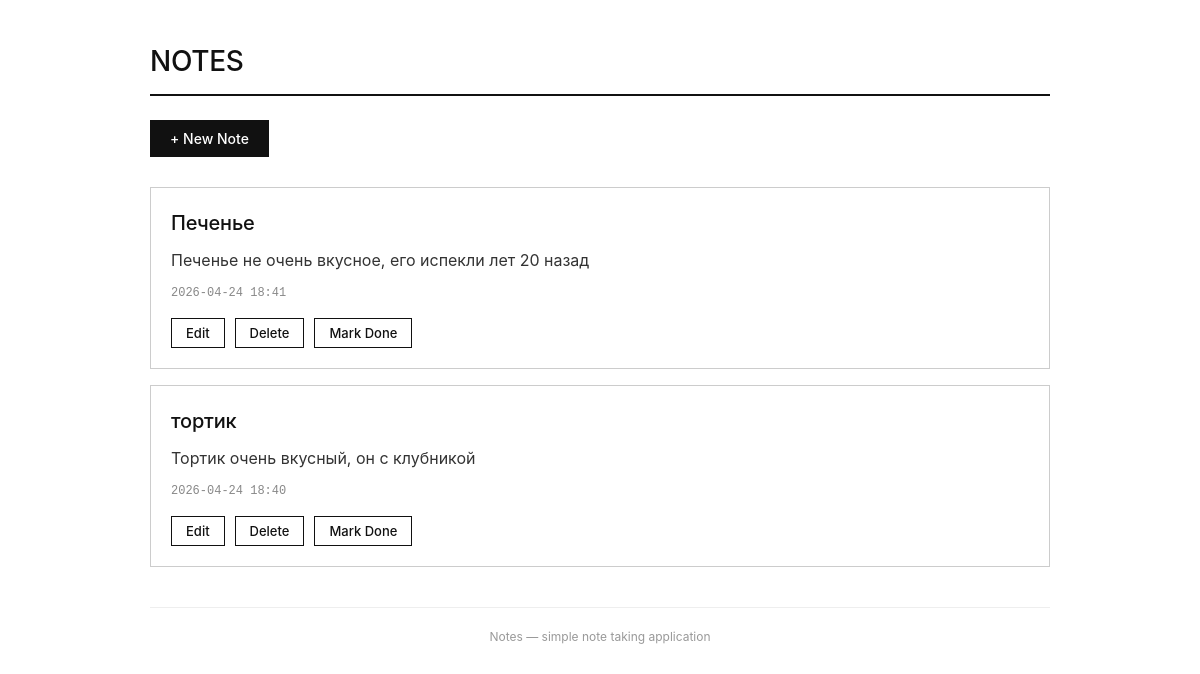
Before: / with the older database file.
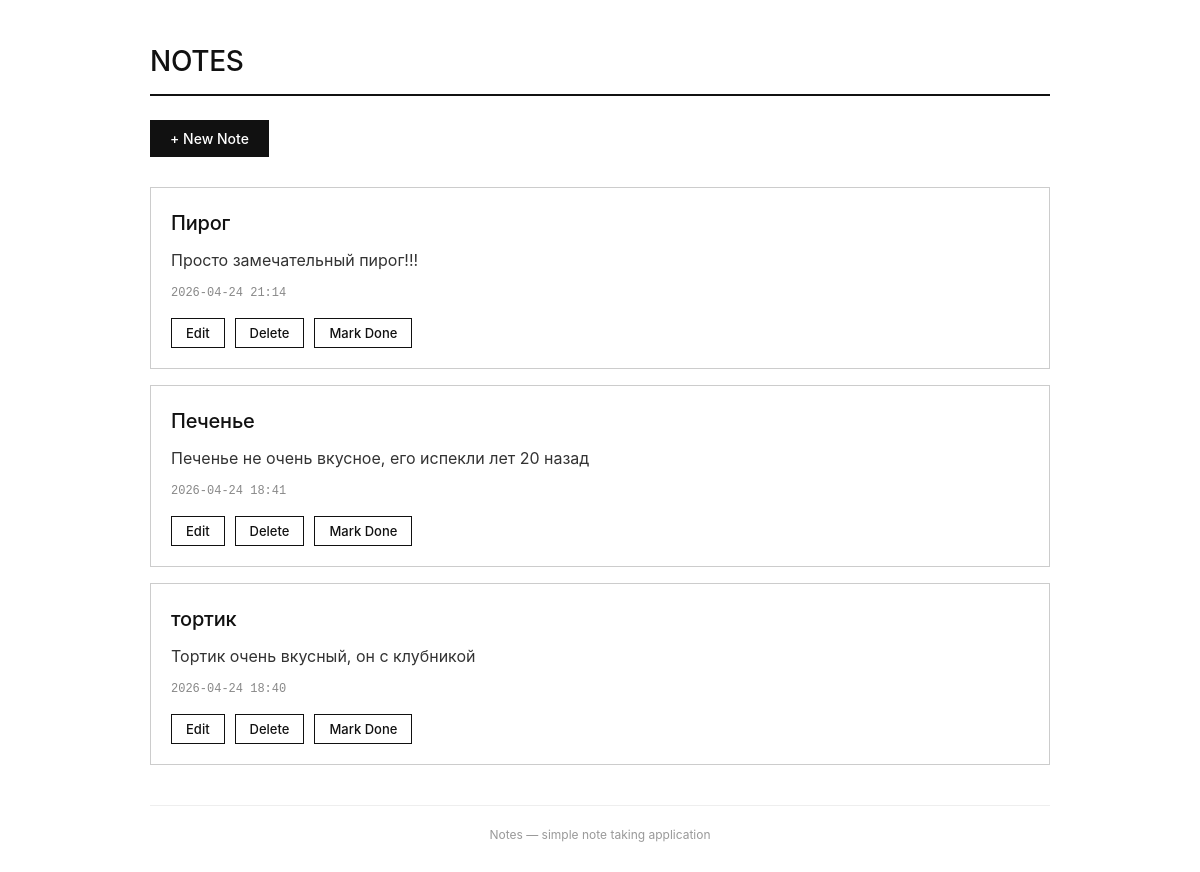
After: the same page with the newer database file.
### notes/models.py (models this page shows, shortened)
class Note(models.Model):
    title = models.CharField(max_length=200)          # заголовок заметки
    text = models.TextField()                          # текст заметки
    created_date = models.DateTimeField(default=timezone.now)  # дата создания
    is_done = models.BooleanField(default=False)       # выполнено/нет

### notes/views.py (the view)
# urls.py: path('', views.index, name='index'),
def index(request):
    notes = Note.objects.all().order_by('-created_date')  # новые сверху
    return render(request, 'notes/index.html', {'notes': notes})

### notes/templates/notes/index.html (shortened to what this page needs)
<!DOCTYPE html>
<html>
<head>
</head>
<body>
    <div class="container">
        <h1>NOTES</h1>
        <div class="add-btn">
            <a href="/add/"><button class="btn">+ New Note</button></a>
        </div>
        {% for note in notes %}
            <div class="note {% if note.is_done %}done{% endif %}">
                <div class="note-title">{{ note.title }}</div>
                <div class="note-text">{{ note.text|linebreaksbr }}</div>
                <div class="note-meta">{{ note.created_date|date:"Y-m-d H:i" }}</div>
                <div class="note-actions">
                    <a href="/edit/{{ note.id }}/"><button class="btn btn-sm btn-outline">Edit</button></a>
                    <a href="/delete/{{ note.id }}/"><button class="btn btn-sm btn-danger">Delete</button></a>
                    <a href="/toggle/{{ note.id }}/"><button class="btn btn-sm btn-outline">{% if note.is_done %}Mark Undone{% else %}Mark Done{% endif %}</button></a>
                </div>
            </div>
        {% empty %}
            <div class="empty-state">
                <p>No notes yet.</p>
                <a href="/add/"><button class="btn">Create your first note</button></a>
            </div>
        {% endfor %}
        <footer>
            Notes — simple note taking application
        </footer>
    </div>
</body>
</html>

### notes/templates/notes/index.html (style rules this page uses)
* { margin: 0; padding: 0; box-sizing: border-box; }
body { font-family: -apple-system, BlinkMacSystemFont, 'Segoe UI', Roboto, 'Helvetica Neue', Arial, sans-serif; background-color: #ffffff; color: #111111; line-height: 1.5; padding: 40px 20px; }
.container { max-width: 900px; margin: 0 auto; }
h1 { font-size: 28px; font-weight: 500; letter-spacing: -0.3px; border-bottom: 2px solid #111111; padding-bottom: 12px; margin-bottom: 24px; }
.btn { display: inline-block; background-color: #111111; color: #ffffff; border: none; padding: 10px 20px; font-size: 14px; font-weight: 500; cursor: pointer; text-decoration: none; transition: all 0.2s ease; font-family: inherit; }
.btn-outline { background-color: transparent; color: #111111; border: 1px solid #111111; }
.btn-danger { background-color: transparent; color: #111111; border: 1px solid #111111; }
.btn-sm { padding: 6px 14px; font-size: 13px; }
.add-btn { margin-bottom: 30px; }
.note { border: 1px solid #cccccc; padding: 20px; margin-bottom: 16px; background-color: #ffffff; transition: border-color 0.2s ease; }
.note-title { font-size: 20px; font-weight: 500; margin-bottom: 10px; letter-spacing: -0.2px; }
.note-text { color: #333333; margin-bottom: 12px; line-height: 1.5; }
.note-meta { font-size: 12px; color: #888888; margin-bottom: 16px; font-family: monospace; }
.note-actions { display: flex; gap: 10px; flex-wrap: wrap; }
footer { text-align: center; font-size: 12px; color: #999999; margin-top: 40px; padding-top: 20px; border-top: 1px solid #eeeeee; }

Changed rows visible on the page:
added Note: title "Пирог", text "Просто замечательный пирог!!!", created_date "2026-04-24 21:14", is_done "Mark Done"
